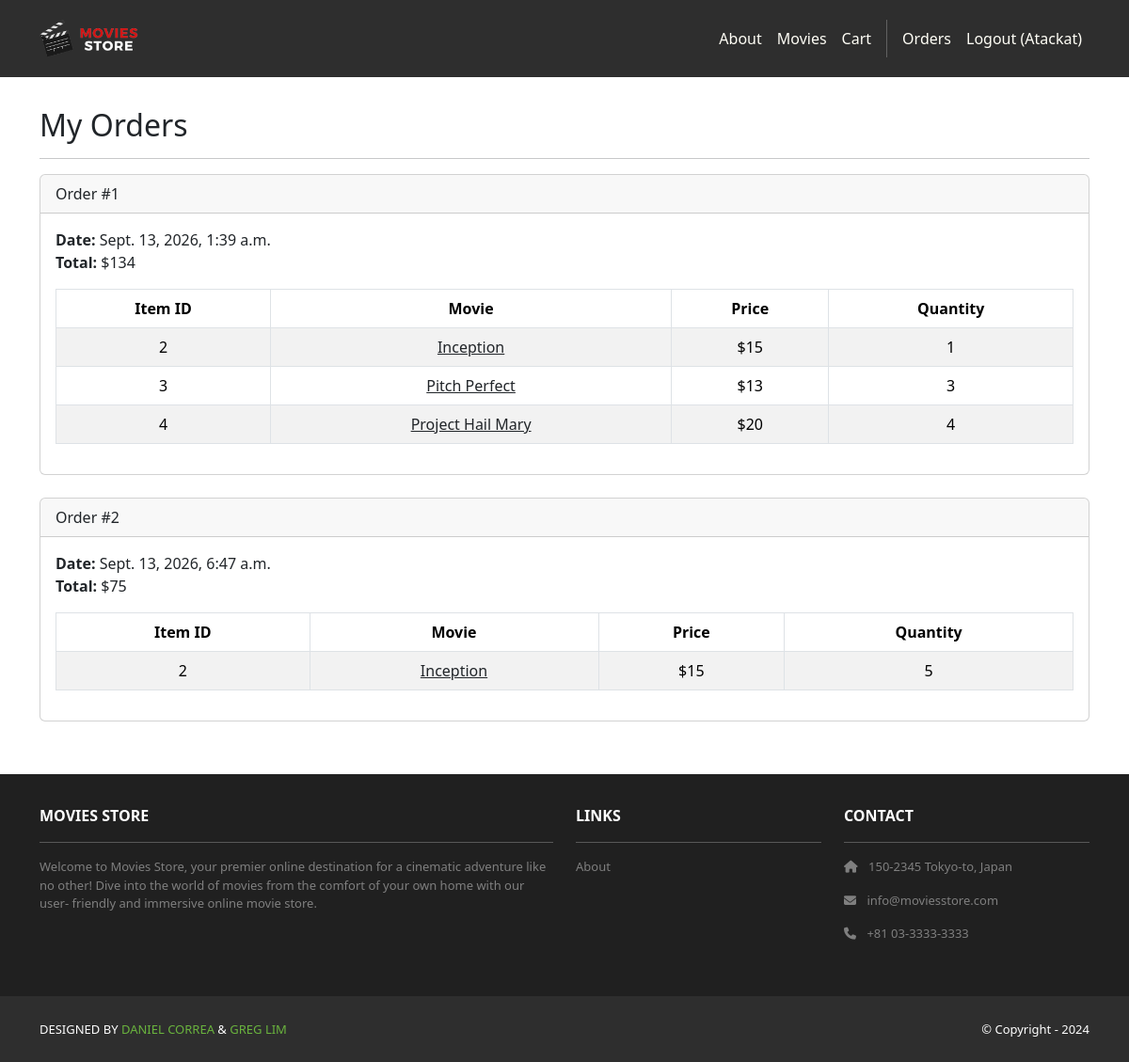
Page /accounts/orders/ (signed in) on the committed database.
### cart/models.py (models this page shows, shortened)
class Order(models.Model):
    id = models.AutoField(primary_key=True)
    total = models.IntegerField()
    date = models.DateTimeField(auto_now_add=True)
    user = models.ForeignKey(User,
        on_delete=models.CASCADE)

class Item(models.Model):
    id = models.AutoField(primary_key=True)
    price = models.IntegerField()
    quantity = models.IntegerField()
    order = models.ForeignKey(Order,
        on_delete=models.CASCADE)
    movie = models.ForeignKey(Movie,
        on_delete=models.CASCADE)

### movies/models.py (models this page shows, shortened)
class Movie(models.Model):
    id = models.AutoField(primary_key=True)
    name = models.CharField(max_length=255)
    price = models.IntegerField()
    description = models.TextField()
    image = models.ImageField(upload_to='movie_images/')

### accounts/views.py (the view)
# urls.py: path('orders/', views.orders, name='accounts.orders'),
@login_required
def orders(request):
    template_data = {}
    template_data['title'] = 'Orders'
    template_data['orders'] = request.user.order_set.all()
    return render(request, 'accounts/orders.html',
        {'template_data': template_data})

### accounts/templates/accounts/orders.html
{% extends 'base.html' %}
{% block content %}
<div class="p-3">
  <div class="container">
    <div class="row mt-3">
      <div class="col mx-auto mb-3">
        <h2>My Orders</h2>
        <hr />
        {% for order in template_data.orders %}
        <div class="card mb-4">
          <div class="card-header">
            Order #{{ order.id }}
          </div>
          <div class="card-body">
            <b>Date:</b> {{ order.date }}<br />
            <b>Total:</b> ${{ order.total }}<br />
            <table class="table table-bordered table-striped text-center mt-3">
              <thead>
                <tr>
                  <th scope="col">Item ID</th>
                  <th scope="col">Movie</th>
                  <th scope="col">Price</th>
                  <th scope="col">Quantity</th>
                </tr>
              </thead>
              <tbody>
                {% for item in order.item_set.all %}
                <tr>
                  <td>{{ item.movie.id }}</td>
                  <td>
                    <a class="link-dark"
                      href="{% url 'movies.show' id=item.movie.id %}">
                      {{ item.movie.name }}
                    </a>
                  </td>
                  <td>${{ item.movie.price }}</td>
                  <td>{{ item.quantity }}</td>
                </tr>
                {% endfor %}
              </tbody>
            </table>
          </div>
        </div>
        {% endfor %}
      </div>
    </div>
  </div>
</div>
{% endblock content %}

### moviesstore/templates/base.html (shortened to what this page needs)
<!DOCTYPE html>
<html>
    {% load static %}
  <head>
    <link href=
      "https://cdn.jsdelivr.net/npm/bootstrap@5.3.3/dist/css/bootstrap.min.css" rel="stylesheet"
>
    <link rel=
      "stylesheet"  href="https://cdnjs.cloudflare.com/ajax/libs/font-awesome/6.1.1/css/all.min.css">
    <link rel="stylesheet" type="text/css"
          href="{% static 'css/style.css' %}">
  </head>
  <body class="d-flex flex-column min-vh-100">
     <nav class="p-3 navbar navbar-dark bg-dark navbar-expand-lg">
      <div class="container">
        <a class="navbar-brand"
           href="{% url 'home.index' %}">
          <img src="{% static 'img/logo.png' %}" alt="logo"
               height="40" />
        </a>
        <div class="collapse navbar-collapse"
             id="navbarNavAltMarkup">
          <div class="navbar-nav ms-auto navbar-ml">
            <a class="nav-link"
               href="{% url 'home.about' %}">About</a>
            <a class="nav-link" href=
              "{% url 'movies.index' %}">Movies</a>
            <a class="nav-link"
              href="{% url 'cart.index' %}">Cart</a>
            {% if user.is_authenticated %}
            <a class="nav-link"
              href="{% url 'accounts.orders' %}">Orders
            </a>
            <a class="nav-link"
              href="{% url 'accounts.logout' %}">Logout ({{ user.username }})</a>
            {% endif %}
          </div>
        </div>
      </div>
    </nav>
    <div class="flex-grow-1">
      {% block content %}
      {% endblock content %}
    </div>
     <section class="p-3 ms-footer d-none d-md-block">
      <div class="container">
        <div class="row mt-3 text-white">
          <div class="col-md-6 col-lg-6 col-xl-6 mx-auto mb-4">
            <b>MOVIES STORE</b>
            <hr />
            <p>
              Welcome to Movies Store, your premier online
              destination for a cinematic adventure like no
              other! Dive into the world of movies from the
              comfort of your own home with our user-
              friendly and immersive online movie store.
            </p>
          </div>
          <div class="col-md-3 col-lg-3 col-xl-3 mx-auto mb-4">
            <b>LINKS</b>
            <hr />
            <p><a class="nav-link"
              href="{% url 'home.about' %}">
              About
            </a></p>
          </div>
          <div class="col-md-3 col-lg-3 col-xl-3 mx-auto
               mb-4">
            <b>CONTACT</b>
            <hr />
            <p><i class="fas fa-home me-2"></i>
              150-2345 Tokyo-to, Japan
            </p>
            <p><i class="fas fa-envelope me-2"></i>
              info@moviesstore.com
            </p>
            <p><i class="fas fa-phone me-2"></i>
              +81 03-3333-3333
            </p>
          </div>
        </div>
      </div>
    </section>
    <section class="p-3 ms-footer-bottom bg-dark">
      <div class="container d-flex justify-content-between">
        <div class="me-5 text-white">
          <span>DESIGNED BY
            <a href="https://www.x.com/danielgarax"
            target="_blank">DANIEL CORREA</a> &
            <a href="https://www.x.com/greglim81"
            target="_blank">GREG LIM</a>
          </span>
        </div>
        <div class="text-white">
          <span>© Copyright - 2024</span>
        </div>
      </div>
    </section>
  </body>
</html>

### moviesstore/static/css/style.css (style rules this page uses)
.navbar a.nav-link { color: #FFFEF6 !important; }
.bg-dark { background-color: #2E2E2E !important; }
.ms-footer { background-color: #202020; }
.ms-footer p { color: #7F7F7F; font-size: 13px; }
.ms-footer-bottom span { font-size: 13px; line-height: 38px; }
.ms-footer-bottom a { color: #6ab43e; text-decoration: none; }

### rows in the picture
Order: id "1", date "Sept. 13, 2026, 1:39 a.m.", total "134"
Item: movie.id "2", movie.name "Inception", movie.price "15", quantity "1"
Item: movie.id "3", movie.name "Pitch Perfect", movie.price "13", quantity "3"
Item: movie.id "4", movie.name "Project Hail Mary", movie.price "20", quantity "4"
Order: id "2", date "Sept. 13, 2026, 6:47 a.m.", total "75"
Item: movie.id "2", movie.name "Inception", movie.price "15", quantity "5"

### other values in the picture
{{ user.username }} "Atackat"
